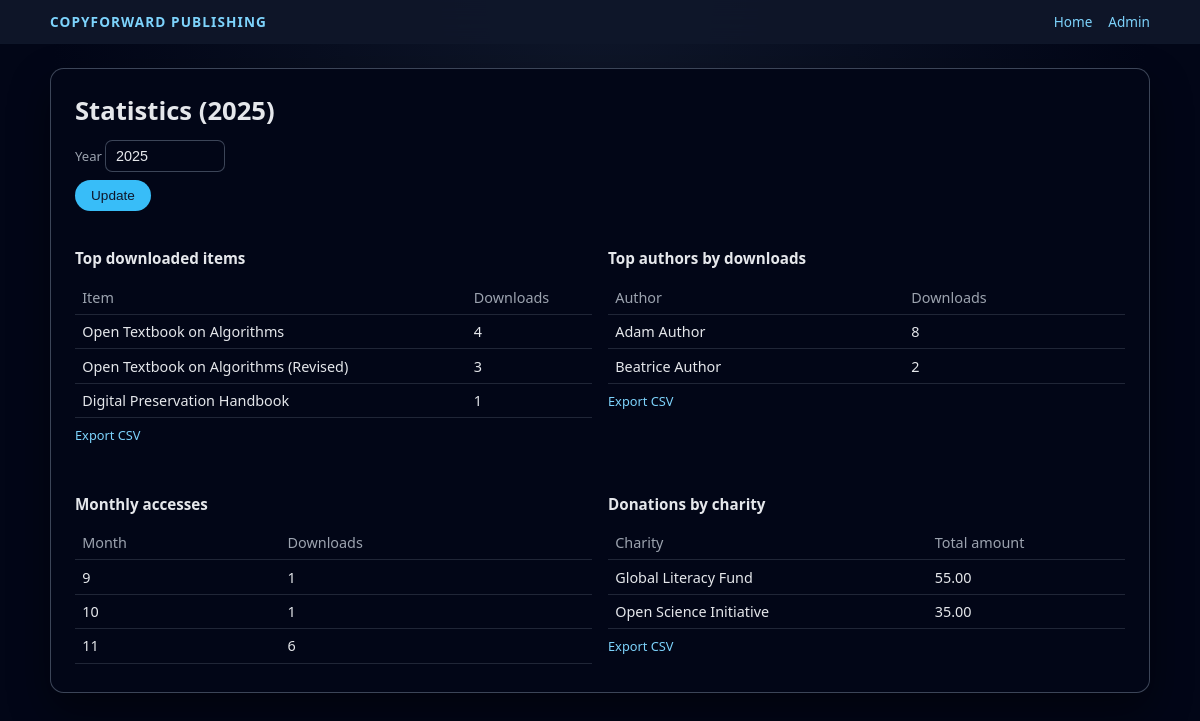
The page /src/admin/statistics.php (signed in) on the database its author committed.
### tables this page shows
CREATE TABLE items (
    id                 INT UNSIGNED AUTO_INCREMENT PRIMARY KEY,
    author_id          INT UNSIGNED NOT NULL,    
    title              VARCHAR(255) NOT NULL,
    description        TEXT NULL,
    file_path          VARCHAR(255) NOT NULL,
    upload_date        DATETIME NOT NULL DEFAULT CURRENT_TIMESTAMP,
    status_id          TINYINT UNSIGNED NOT NULL,
    version_parent_id  INT UNSIGNED NULL,        

    CONSTRAINT fk_items_author
        FOREIGN KEY (author_id) REFERENCES authors(member_id)
        ON DELETE RESTRICT,
    CONSTRAINT fk_items_status
        FOREIGN KEY (status_id) REFERENCES item_statuses(id),
    CONSTRAINT fk_items_version_parent
        FOREIGN KEY (version_parent_id) REFERENCES items(id)
        ON DELETE SET NULL
);

CREATE TABLE authors (
    member_id   INT UNSIGNED PRIMARY KEY,
    orcid       VARCHAR(32) NULL,
    bio         TEXT NULL,

    CONSTRAINT fk_authors_member
        FOREIGN KEY (member_id) REFERENCES members(id)
        ON DELETE CASCADE
);

CREATE TABLE members (
    id               INT UNSIGNED AUTO_INCREMENT PRIMARY KEY,
    introducer_id    INT UNSIGNED NULL,
    name             VARCHAR(255) NOT NULL,
    org              VARCHAR(255) NULL,
    address          VARCHAR(255) NULL,
    primary_email    VARCHAR(255) NOT NULL UNIQUE,
    recovery_email   VARCHAR(255) NULL,
    password_hash    VARCHAR(255) NOT NULL,
    auth_matrix      TEXT NULL,                 
    matrix_expiry    DATETIME NULL,
    orcid            VARCHAR(32) NULL,
    role_id          TINYINT UNSIGNED NOT NULL,
    status_id        TINYINT UNSIGNED NOT NULL,
    created_at       DATETIME NOT NULL DEFAULT CURRENT_TIMESTAMP,
    updated_at       DATETIME NOT NULL DEFAULT CURRENT_TIMESTAMP ON UPDATE CURRENT_TIMESTAMP,

    CONSTRAINT fk_members_role
        FOREIGN KEY (role_id) REFERENCES roles(id),
    CONSTRAINT fk_members_status
        FOREIGN KEY (status_id) REFERENCES member_statuses(id),
    CONSTRAINT fk_members_introducer
        FOREIGN KEY (introducer_id) REFERENCES members(id)
        ON DELETE SET NULL
);

### src/includes/helpers.php (called while the page is built, shortened)
<?php
function e(string $value): string
{
    return htmlspecialchars($value, ENT_QUOTES | ENT_SUBSTITUTE, 'UTF-8');
}

### src/admin/statistics.php (the view, shortened to what this page needs)
<?php
require_once __DIR__ . '/../includes/helpers.php';
$pdo = cfp_get_pdo();
$year = isset($_GET['year']) ? (int)$_GET['year'] : (int)date('Y');
$topDownloadsStmt = $pdo->prepare('
    SELECT i.id, i.title, COUNT(d.id) AS downloads
    FROM downloads d
    JOIN items i ON d.item_id = i.id
    WHERE YEAR(d.download_date) = :year
    GROUP BY i.id, i.title
    ORDER BY downloads DESC
    LIMIT 10
');
$topDownloadsStmt->execute(['year' => $year]);
$topDownloads = $topDownloadsStmt->fetchAll();
$topAuthorsStmt = $pdo->prepare('
    SELECT a.member_id, m.name, SUM(das.downloads_count) AS downloads
    FROM daily_author_stats das
    JOIN authors a ON das.author_id = a.member_id
    JOIN members m ON a.member_id = m.id
    WHERE YEAR(das.stat_date) = :year
    GROUP BY a.member_id, m.name
    ORDER BY downloads DESC
    LIMIT 10
');
$topAuthorsStmt->execute(['year' => $year]);
$topAuthors = $topAuthorsStmt->fetchAll();
$monthlyStmt = $pdo->prepare('
    SELECT MONTH(download_date) AS month, COUNT(*) AS downloads
    FROM downloads
    WHERE YEAR(download_date) = :year
    GROUP BY MONTH(download_date)
    ORDER BY month
');
$monthlyStmt->execute(['year' => $year]);
$monthly = $monthlyStmt->fetchAll();
$donationStmt = $pdo->prepare('
    SELECT c.name, SUM(d.amount) AS total_amount
    FROM donations d
    JOIN charities c ON d.charity_id = c.id
    WHERE YEAR(d.date) = :year
    GROUP BY c.name
    ORDER BY total_amount DESC
');
$donationStmt->execute(['year' => $year]);
$donationsByCharity = $donationStmt->fetchAll();
?>
<!DOCTYPE html>
<html lang="en">
<head>
    <link rel="stylesheet" href="/assets/css/main.css">
</head>
<body class="cfp-shell">
<header class="cfp-header">
    <div class="cfp-header-inner">
        <div class="cfp-logo"><a href="/index.php">CopyForward Publishing</a></div>
        <nav class="cfp-nav">
            <a href="/index.php">Home</a>
            <a href="/admin/members.php">Admin</a>
        </nav>
    </div>
</header>
<main class="cfp-main">
    <div class="cfp-main-inner">
        <section class="cfp-panel">
            <h1 class="cfp-h1">Statistics (<?php echo (int)$year; ?>)</h1>
            <form method="get" style="margin-top:0.5rem;">
                <label class="cfp-label">
                    Year
                    <input class="cfp-input" type="number" name="year" value="<?php echo (int)$year; ?>" min="2000" max="2100" style="max-width:120px;">
                </label>
                <button class="cfp-btn cfp-btn-primary" type="submit" style="margin-top:0.5rem;">Update</button>
            </form>
            <div class="cfp-grid cfp-grid-2" style="margin-top:1.5rem;">
                <div>
                    <h2 style="font-size:0.95rem;">Top downloaded items</h2>
                    <table class="cfp-table">
                        <thead><tr><th>Item</th><th>Downloads</th></tr></thead>
                        <tbody>
                        <?php foreach ($topDownloads as $row): ?>
                            <tr>
                                <td><?php echo e($row['title']); ?></td>
                                <td><?php echo (int)$row['downloads']; ?></td>
                            </tr>
                        <?php endforeach; ?>
                        </tbody>
                    </table>
                    <p style="margin-top:0.5rem; font-size:0.8rem;">
                        <a href="/admin/export_stats.php?type=items&year=<?php echo (int)$year; ?>">Export CSV</a>
                    </p>
                </div>
                <div>
                    <h2 style="font-size:0.95rem;">Top authors by downloads</h2>
                    <table class="cfp-table">
                        <thead><tr><th>Author</th><th>Downloads</th></tr></thead>
                        <tbody>
                        <?php foreach ($topAuthors as $row): ?>
                            <tr>
                                <td><?php echo e($row['name']); ?></td>
                                <td><?php echo (int)$row['downloads']; ?></td>
                            </tr>
                        <?php endforeach; ?>
                        </tbody>
                    </table>
                    <p style="margin-top:0.5rem; font-size:0.8rem;">
                        <a href="/admin/export_stats.php?type=authors&year=<?php echo (int)$year; ?>">Export CSV</a>
                    </p>
                </div>
            </div>
            <div class="cfp-grid cfp-grid-2" style="margin-top:1.5rem;">
                <div>
                    <h2 style="font-size:0.95rem;">Monthly accesses</h2>
                    <table class="cfp-table">
                        <thead><tr><th>Month</th><th>Downloads</th></tr></thead>
                        <tbody>
                        <?php foreach ($monthly as $row): ?>
                            <tr>
                                <td><?php echo (int)$row['month']; ?></td>
                                <td><?php echo (int)$row['downloads']; ?></td>
                            </tr>
                        <?php endforeach; ?>
                        </tbody>
                    </table>
                </div>
                <div>
                    <h2 style="font-size:0.95rem;">Donations by charity</h2>
                    <table class="cfp-table">
                        <thead><tr><th>Charity</th><th>Total amount</th></tr></thead>
                        <tbody>
                        <?php foreach ($donationsByCharity as $row): ?>
                            <tr>
                                <td><?php echo e($row['name']); ?></td>
                                <td><?php echo e($row['total_amount']); ?></td>
                            </tr>
                        <?php endforeach; ?>
                        </tbody>
                    </table>
                    <p style="margin-top:0.5rem; font-size:0.8rem;">
                        <a href="/admin/export_stats.php?type=donations&year=<?php echo (int)$year; ?>">Export CSV</a>
                    </p>
                </div>
            </div>
        </section>
    </div>
</main>
</body>
</html>

### assets/css/main.css (style rules this page uses)
:root { --cfp-bg: #020617; --cfp-bg-panel: #020617; --cfp-border: rgba(148, 163, 184, 0.4); --cfp-text: #e5e7eb; --cfp-muted: #9ca3af; --cfp-accent: #38bdf8; --cfp-accent-soft: #0ea5e9; --cfp-success: #22c55e; --cfp-danger: #ef4444; }
*, *::before, *::after { box-sizing: border-box; }
body { margin: 0; font-family: system-ui, -apple-system, BlinkMacSystemFont, "Segoe UI", sans-serif; background: radial-gradient(circle at top, #0f172a, #020617 55%); color: var(--cfp-text); }
a { color: #7dd3fc; text-decoration: none; }
.cfp-shell { min-height: 100vh; display: flex; flex-direction: column; }
.cfp-header { padding: 0.75rem 1.5rem; border-bottom: 1px solid rgba(15, 23, 42, 0.9); background: rgba(15, 23, 42, 0.95); backdrop-filter: blur(14px); position: sticky; top: 0; z-index: 20; }
.cfp-header-inner { max-width: 1100px; margin: 0 auto; display: flex; align-items: center; justify-content: space-between; }
.cfp-logo { font-weight: 600; letter-spacing: 0.08em; text-transform: uppercase; font-size: 0.85rem; }
.cfp-nav { display: flex; gap: 1rem; font-size: 0.85rem; }
.cfp-main { flex: 1; padding: 1.5rem; }
.cfp-main-inner { max-width: 1100px; margin: 0 auto; }
.cfp-panel { background: var(--cfp-bg-panel); border-radius: 0.85rem; border: 1px solid var(--cfp-border); box-shadow: 0 18px 40px rgba(0, 0, 0, 0.45); padding: 1.5rem; }
.cfp-grid { display: grid; gap: 1rem; }
.cfp-grid-2 { grid-template-columns: repeat(auto-fit, minmax(240px, 1fr)); }
.cfp-h1 { margin: 0 0 0.5rem; font-size: 1.6rem; }
.cfp-btn { display: inline-flex; align-items: center; justify-content: center; border-radius: 999px; border: none; padding: 0.5rem 1rem; font-size: 0.85rem; cursor: pointer; font-weight: 500; }
.cfp-btn-primary { background: var(--cfp-accent); color: #0f172a; }
.cfp-input, .cfp-select, .cfp-textarea { width: 100%; padding: 0.45rem 0.6rem; border-radius: 0.45rem; border: 1px solid var(--cfp-border); background: #020617; color: var(--cfp-text); font-size: 0.9rem; }
.cfp-label { display: block; font-size: 0.82rem; color: var(--cfp-muted); margin-top: 0.75rem; }
.cfp-table { width: 100%; border-collapse: collapse; font-size: 0.9rem; margin-top: 0.75rem; }
.cfp-table th, .cfp-table td { padding: 0.45rem; border-bottom: 1px solid rgba(148, 163, 184, 0.2); text-align: left; }
.cfp-table th { font-weight: 500; color: var(--cfp-muted); }

### rows shown on the page
items: title "Open Textbook on Algorithms", downloads "4"
items: title "Open Textbook on Algorithms (Revised)", downloads "3"
items: title "Digital Preservation Handbook", downloads "1"
authors: member_id.name "Adam Author", downloads "8"
authors: member_id.name "Beatrice Author", downloads "2"

### other values the page prints
$year "2025"
$row['month'] "9"
$row['downloads'] "1"
$row['month'] "10"
$row['month'] "11"
$row['downloads'] "6"
$row['name'] "Global Literacy Fund"
$row['total_amount'] "55.00"
$row['name'] "Open Science Initiative"
$row['total_amount'] "35.00"
